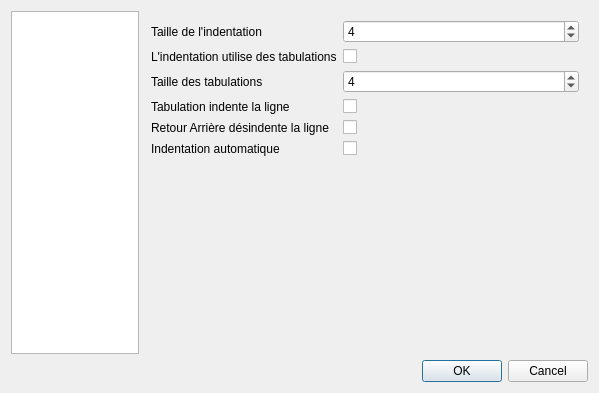
<?xml version="1.0" encoding="UTF-8"?>
<ui version="4.0">
 <class>Properties</class>
 <widget class="QDialog" name="Properties">
  <property name="geometry">
   <rect>
    <x>0</x>
    <y>0</y>
    <width>599</width>
    <height>393</height>
   </rect>
  </property>
  <property name="windowTitle">
   <string>Dialog</string>
  </property>
  <property name="windowIcon">
   <iconset resource="../rsrc/resources.qrc">
    <normaloff>:/icons/logo</normaloff>:/icons/logo</iconset>
  </property>
  <layout class="QVBoxLayout" name="verticalLayout">
   <item>
    <layout class="QHBoxLayout" name="horizontalLayout">
     <property name="spacing">
      <number>3</number>
     </property>
     <item>
      <widget class="QListWidget" name="listIcon">
       <property name="maximumSize">
        <size>
         <width>128</width>
         <height>16777215</height>
        </size>
       </property>
       <property name="iconSize">
        <size>
         <width>94</width>
         <height>84</height>
        </size>
       </property>
       <property name="movement">
        <enum>QListView::Static</enum>
       </property>
       <property name="spacing">
        <number>12</number>
       </property>
       <property name="viewMode">
        <enum>QListView::IconMode</enum>
       </property>
      </widget>
     </item>
     <item>
      <widget class="QStackedWidget" name="stackedWidget">
       <property name="currentIndex">
        <number>0</number>
       </property>
       <widget class="QWidget" name="pageEditor">
        <layout class="QVBoxLayout" name="verticalLayout_5">
         <item>
          <layout class="QFormLayout" name="formLayout">
           <property name="fieldGrowthPolicy">
            <enum>QFormLayout::AllNonFixedFieldsGrow</enum>
           </property>
           <item row="0" column="0">
            <widget class="QLabel" name="indentWidthLabel">
             <property name="toolTip">
              <string>Taille de l'indentation en caractère
(peut utiliser des espaces ou des tabulations).</string>
             </property>
             <property name="text">
              <string>Taille de l'indentation</string>
             </property>
            </widget>
           </item>
           <item row="0" column="1">
            <widget class="QSpinBox" name="indentWidthSpinBox">
             <property name="value">
              <number>4</number>
             </property>
            </widget>
           </item>
           <item row="1" column="0">
            <widget class="QLabel" name="indentUseTabsLabel">
             <property name="toolTip">
              <string>Utiliser des tabulations plutôt que des espaces pour l'indentation.</string>
             </property>
             <property name="text">
              <string>L'indentation utilise des tabulations</string>
             </property>
            </widget>
           </item>
           <item row="1" column="1">
            <widget class="QCheckBox" name="indentUseTabsCheckBox"/>
           </item>
           <item row="2" column="0">
            <widget class="QLabel" name="tabWidthLabel">
             <property name="toolTip">
              <string>Nombre de caractères que fait une tabulation.</string>
             </property>
             <property name="text">
              <string>Taille des tabulations</string>
             </property>
            </widget>
           </item>
           <item row="2" column="1">
            <widget class="QSpinBox" name="tabWidthSpinBox">
             <property name="minimum">
              <number>2</number>
             </property>
             <property name="maximum">
              <number>8</number>
             </property>
             <property name="singleStep">
              <number>2</number>
             </property>
             <property name="value">
              <number>4</number>
             </property>
            </widget>
           </item>
           <item row="3" column="0">
            <widget class="QLabel" name="tabIndentsLabel">
             <property name="toolTip">
              <string>La touche Tabulation ajoute une indentation plutôt qu'une tabulation
(si les tailles d'indentation et de tabulation sont différentes).</string>
             </property>
             <property name="text">
              <string>Tabulation indente la ligne</string>
             </property>
            </widget>
           </item>
           <item row="3" column="1">
            <widget class="QCheckBox" name="tabIndentsCheckBox"/>
           </item>
           <item row="4" column="0">
            <widget class="QLabel" name="backspaceUnindentsLabel">
             <property name="toolTip">
              <string>Enlève une indentation plutôt qu'un caractère.</string>
             </property>
             <property name="text">
              <string>Retour Arrière désindente la ligne</string>
             </property>
            </widget>
           </item>
           <item row="4" column="1">
            <widget class="QCheckBox" name="backspaceUnindentsCheckBox"/>
           </item>
           <item row="5" column="0">
            <widget class="QLabel" name="autoIndentLabel">
             <property name="toolTip">
              <string>Quand on revient à la ligne, garder la même indentation.</string>
             </property>
             <property name="text">
              <string>Indentation automatique</string>
             </property>
            </widget>
           </item>
           <item row="5" column="1">
            <widget class="QCheckBox" name="autoIndentCheckBox"/>
           </item>
          </layout>
         </item>
        </layout>
       </widget>
       <widget class="QWidget" name="pageShortcuts">
        <layout class="QVBoxLayout" name="verticalLayout_2">
         <property name="spacing">
          <number>0</number>
         </property>
         <property name="margin">
          <number>0</number>
         </property>
         <item>
          <layout class="QVBoxLayout" name="verticalLayout_4">
           <property name="margin">
            <number>3</number>
           </property>
           <item>
            <widget class="QTreeWidget" name="shortcutsTree">
             <property name="rootIsDecorated">
              <bool>true</bool>
             </property>
             <property name="headerHidden">
              <bool>false</bool>
             </property>
             <property name="columnCount">
              <number>2</number>
             </property>
             <attribute name="headerDefaultSectionSize">
              <number>300</number>
             </attribute>
             <column>
              <property name="text">
               <string>Commande</string>
              </property>
             </column>
             <column>
              <property name="text">
               <string notr="true">Raccourci</string>
              </property>
             </column>
            </widget>
           </item>
           <item>
            <widget class="QKeySequenceWidget" name="keySequenceWidget" native="true"/>
           </item>
           <item>
            <widget class="QLabel" name="label">
             <property name="text">
              <string>Nouveau Raccourci : </string>
             </property>
            </widget>
           </item>
          </layout>
         </item>
        </layout>
       </widget>
       <widget class="QWidget" name="pageMetadata">
        <layout class="QVBoxLayout" name="verticalLayout_3">
         <item>
          <layout class="QFormLayout" name="formLayout_2">
           <item row="0" column="0">
            <widget class="QLabel" name="label_2">
             <property name="text">
              <string>Auteur</string>
             </property>
            </widget>
           </item>
           <item row="0" column="1">
            <widget class="QPlainTextEdit" name="auteurPlainText"/>
           </item>
           <item row="1" column="0">
            <widget class="QLabel" name="label_3">
             <property name="text">
              <string>Licence</string>
             </property>
            </widget>
           </item>
           <item row="1" column="1">
            <widget class="QPlainTextEdit" name="licencePlainText"/>
           </item>
          </layout>
         </item>
         <item>
          <widget class="QCheckBox" name="dateCheck">
           <property name="text">
            <string>Mise à jour automatique des meta-données
à la sauvegarde du fichier</string>
           </property>
           <property name="tristate">
            <bool>false</bool>
           </property>
          </widget>
         </item>
        </layout>
       </widget>
      </widget>
     </item>
    </layout>
   </item>
   <item>
    <widget class="QDialogButtonBox" name="buttonBox">
     <property name="orientation">
      <enum>Qt::Horizontal</enum>
     </property>
     <property name="standardButtons">
      <set>QDialogButtonBox::Cancel|QDialogButtonBox::Ok</set>
     </property>
    </widget>
   </item>
  </layout>
 </widget>
 <customwidgets>
  <customwidget>
   <class>QKeySequenceWidget</class>
   <extends>QWidget</extends>
   <header>qkeysequencewidget.h</header>
   <container>1</container>
  </customwidget>
 </customwidgets>
 <resources>
  <include location="../rsrc/resources.qrc"/>
 </resources>
 <connections>
  <connection>
   <sender>buttonBox</sender>
   <signal>accepted()</signal>
   <receiver>Properties</receiver>
   <slot>accept()</slot>
   <hints>
    <hint type="sourcelabel">
     <x>248</x>
     <y>254</y>
    </hint>
    <hint type="destinationlabel">
     <x>157</x>
     <y>274</y>
    </hint>
   </hints>
  </connection>
  <connection>
   <sender>buttonBox</sender>
   <signal>rejected()</signal>
   <receiver>Properties</receiver>
   <slot>reject()</slot>
   <hints>
    <hint type="sourcelabel">
     <x>316</x>
     <y>260</y>
    </hint>
    <hint type="destinationlabel">
     <x>286</x>
     <y>274</y>
    </hint>
   </hints>
  </connection>
  <connection>
   <sender>listIcon</sender>
   <signal>currentRowChanged(int)</signal>
   <receiver>stackedWidget</receiver>
   <slot>setCurrentIndex(int)</slot>
   <hints>
    <hint type="sourcelabel">
     <x>73</x>
     <y>179</y>
    </hint>
    <hint type="destinationlabel">
     <x>364</x>
     <y>179</y>
    </hint>
   </hints>
  </connection>
 </connections>
</ui>
